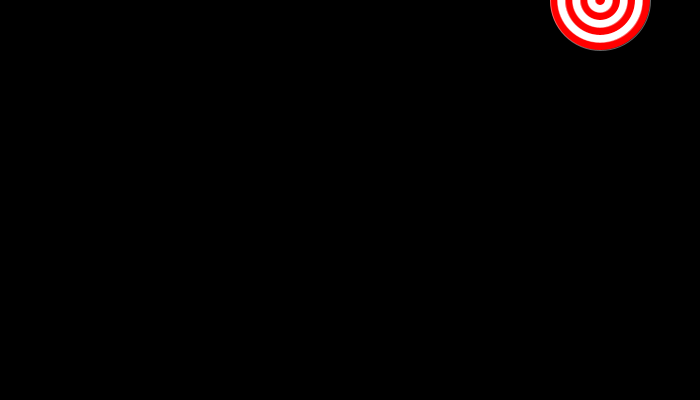
Frame 1 (no input)
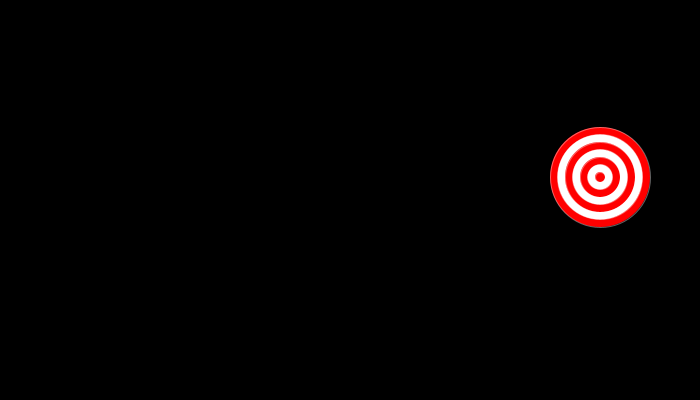
Frame 60 (the mouse pressed at the canvas centre just before this capture)
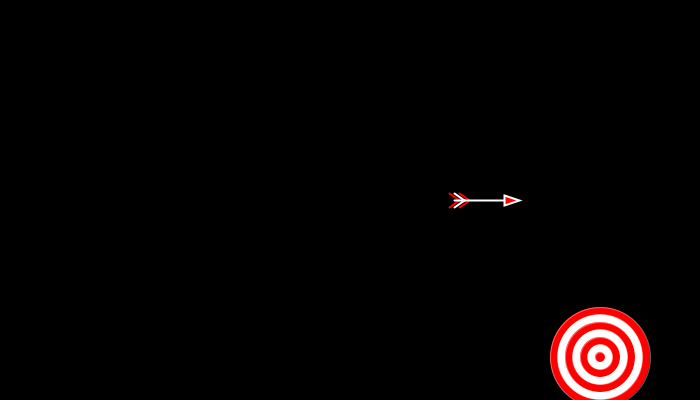
Frame 120 (the mouse held since frame 60 and released just before this capture)

The Processing sketch that drew these frames (run headless with seeded random() and noise(); from frame 60 on, the mouse is pressed at the canvas centre):

// Processing sketch: processing_35442
// ── processing_35442.pde


int a = 0;
int h = 100;
int k = 3;

int j = 0;

int x = 100;
int y = 200;

int x2 = 150;

int arrow = 0;
int trian = 0;
int laine = 0;

int speed = 3;

//colours
int c1 = 255;
int c2 = 0;

void setup()
{
  size(700,400);
  background(0);
  smooth();
  stroke(0);
}

int p = 0;

void draw()
{
  noStroke();
  fill(0);
  rect(0,0,width,height);

  while(p<7)
  {
    if(p%2 == 1)
    {
      fill(c1);
    }
    else {
      fill(c1,c2,c2);
    }

    stroke(255,100);

    ellipse(600,a,h-15*p,h-15*p);
    p = p+1;
  }

  p=0;
  a = a+k; 
  if(a>550) {
    a=0;
  }
  
   if((a > 220)&&(a < 280)&&(x > 500)&&(x > 600))
  
{    
    c1 = c1-20;
    c2 = c2+40;
}   
  
   if(laine == 1){
   
     strokeWeight(2);
     
     //upper part of the arrows feathers
     stroke(c1,c2,c2);
     line(x-5,y-7,x2-45,y);
     stroke(c1);
     line(x,y-7,x2-40,y);
     stroke(c1,c2,c2);
     line(x+5,y-7,x2-35,y);
     
     //lower part of the arrows feathers
     stroke(c1,c2,c2);
     line(x-5,y+7,x2-45,y);
     stroke(c1);
     line(x,y+7,x2-40,y);
     stroke(c1,c2,c2);
     line(x+5,y+7,x2-35,y);
   
   }
  
   if(trian == 1){
  
  stroke(255);
  strokeWeight(2);
  triangle(x+50, y-5, x+50, y+5, x+65, y); 
  
    
    strokeWeight(1);
  
 }

  if(arrow == 1) {

    stroke(255);
    strokeWeight(2);    
    line(x,y,x2,y);
   
    x = x+3+speed;
    x2 = x2+3+speed;
    
    strokeWeight(1);
        
  }
  
  stroke(0);
} 

void mousePressed() 
{

  laine = 1;
  trian = 1;
  arrow = 1;
    if(x > width+50){x=100;}
    if(x2 > width+50){x2=150;}
    
  j = j+1;
  
}

void mouseReleased()
{
  speed = speed+3;
  
  if((j > 19)&&(x > 710)){
  
    j = 0;
    speed = 3;
    
  }  
}  
